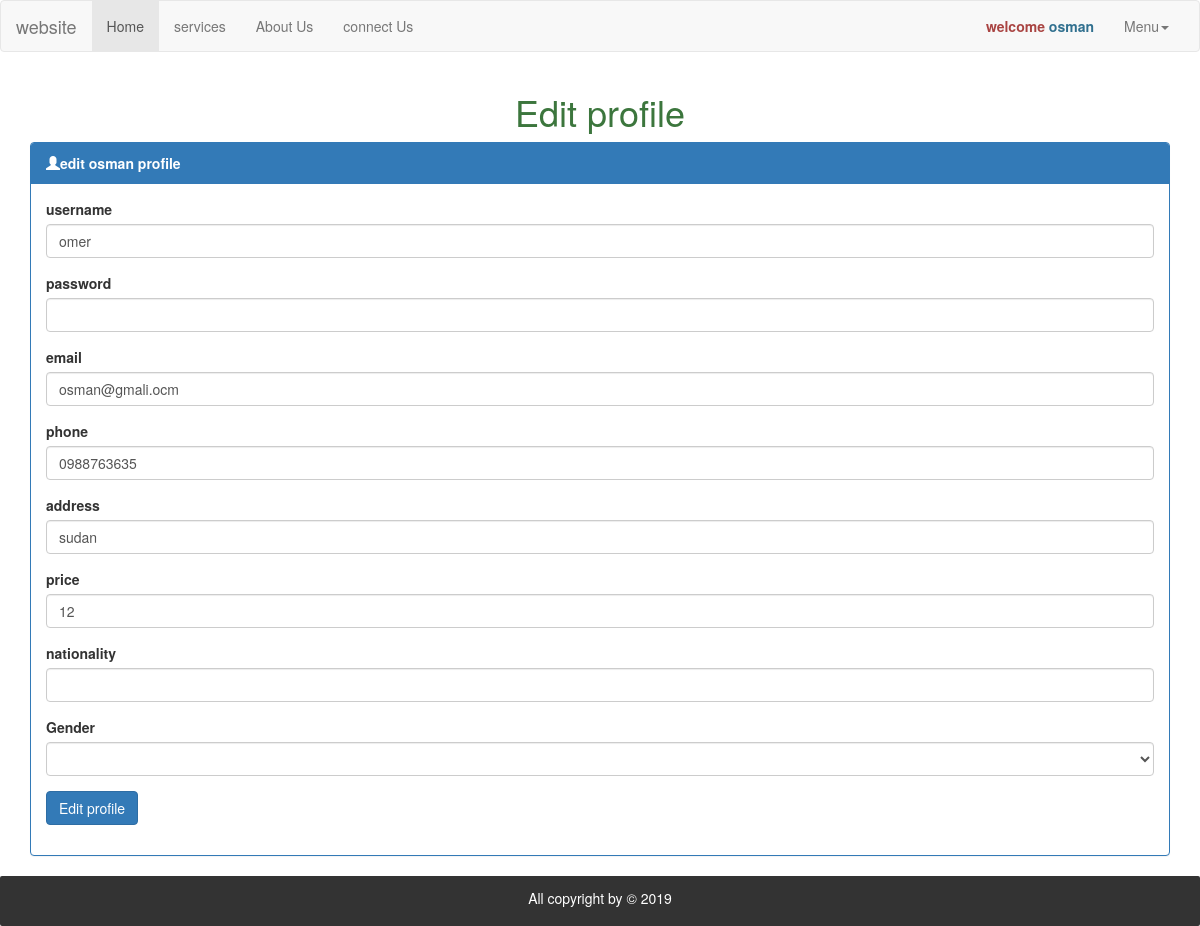
The page /edit_empl.php (signed in) on the database its author committed.
### tables this page shows
CREATE TABLE `members` (
  `me_id` int(11) NOT NULL,
  `name` varchar(250) NOT NULL,
  `emali` varchar(250) NOT NULL,
  `serv_id` int(11) NOT NULL,
  `phone` varchar(100) NOT NULL,
  `address` varchar(100) NOT NULL,
  `create_at` timestamp NOT NULL DEFAULT CURRENT_TIMESTAMP ON UPDATE CURRENT_TIMESTAMP,
  `password` varchar(100) NOT NULL,
  `price` double NOT NULL,
  `img` varchar(250) NOT NULL,
  `status` tinyint(4) NOT NULL DEFAULT '0',
  `groups` tinyint(4) NOT NULL DEFAULT '0',
  `nationality` varchar(250) NOT NULL,
  `Gender` varchar(100) NOT NULL,
  `full_name` varchar(250) NOT NULL
);

### actions.php (called while the page is built, shortened)
<?php
function ckeckemp($user){
    global $con;
      $stmt=$con->prepare("SELECT name
      , groups FROM members where name=? and groups=0");
      $stmt->execute(array($user));
     $count=$stmt->rowcount();
     return $count;
  }

### edit_empl.php (the view, shortened to what this page needs)
<?php
include 'init.php';
$ckeckemp=ckeckemp($_SESSION['user']);
if($ckeckemp){
    $stmt=$con->prepare("SELECT members.*,serv.* from members
    JOIN serv ON
    members.serv_id=serv.id where members.me_id=?");
    $stmt->bindparam(1,$_SESSION['id']);
    $stmt->execute();
    $d=$stmt->fetch();
    ?>
     <div class="container">
     <h1 class='text-center text-success'>Edit profile</h1>
     <div class="panel panel-primary">
  <div class="panel-heading"> <strong><i class="glyphicon glyphicon-user"></i>edit <?php echo $_SESSION['user']?> profile</strong></div>
  <div class="panel-body">
   <form action="edit_empl.php" method="post">
       <div class="form-group">
       <label class="control-label">username</label>
       <input type="text" name="username"
         value="<?php echo $d['full_name'] ?>"
       required class="form-control">
     </div>
     <div class="form-group">
       <label class="control-label">password</label>
       <input type="password" name="pass" required class="form-control">
     </div>
     <div class="form-group">
       <label class="control-label">email</label>
       <input type="email"  name="email"
       value="<?php echo $d['emali'] ?>"
        required class="form-control">
     </div>
     <div class="form-group">
       <label class="control-label">phone</label>
       <input type="text" name="phone"
       value="<?php echo $d['phone'] ?>"
       required class="form-control">
     </div>
     <div class="form-group">
       <label class="control-label">address</label>
       <input type="text" name="address"
       value="<?php echo $d['address'] ?>"
       required class="form-control">
     </div>
     <div class="form-group">
       <label class="control-label">price</label>
       <input type="number" name="price" required
       value="<?php echo $d['price'] ?>"
       class="form-control">
     </div>
     <div class="form-group">
       <label class="control-label">nationality</label>
       <input type="text" name="nationality" required
       value="<?php echo $d['nationality'] ?>"
       class="form-control">
     </div>
     <div class="form-group">
       <label class="control-label">Gender</label>
         <select name="Gender" class="form-control">
          <option value="<?php echo $d['Gender'] ?>"><?php echo $d['Gender'] ?></option>
           <option value="female">female</option>
         </select>
     </div>
     <div class="form-group">
         <input type="submit" name="edit" class="btn btn-primary" value="Edit profile">
     </div>
   </form>
  </div>
</div>
     </div>
    <?php
}
include 'include/footer.php';
?>

### rows shown on the page
members: username "omer", email "osman@gmali.ocm", phone "0988763635", address "sudan", price "12"

### other values the page prints
$_SESSION['user'] "osman"
